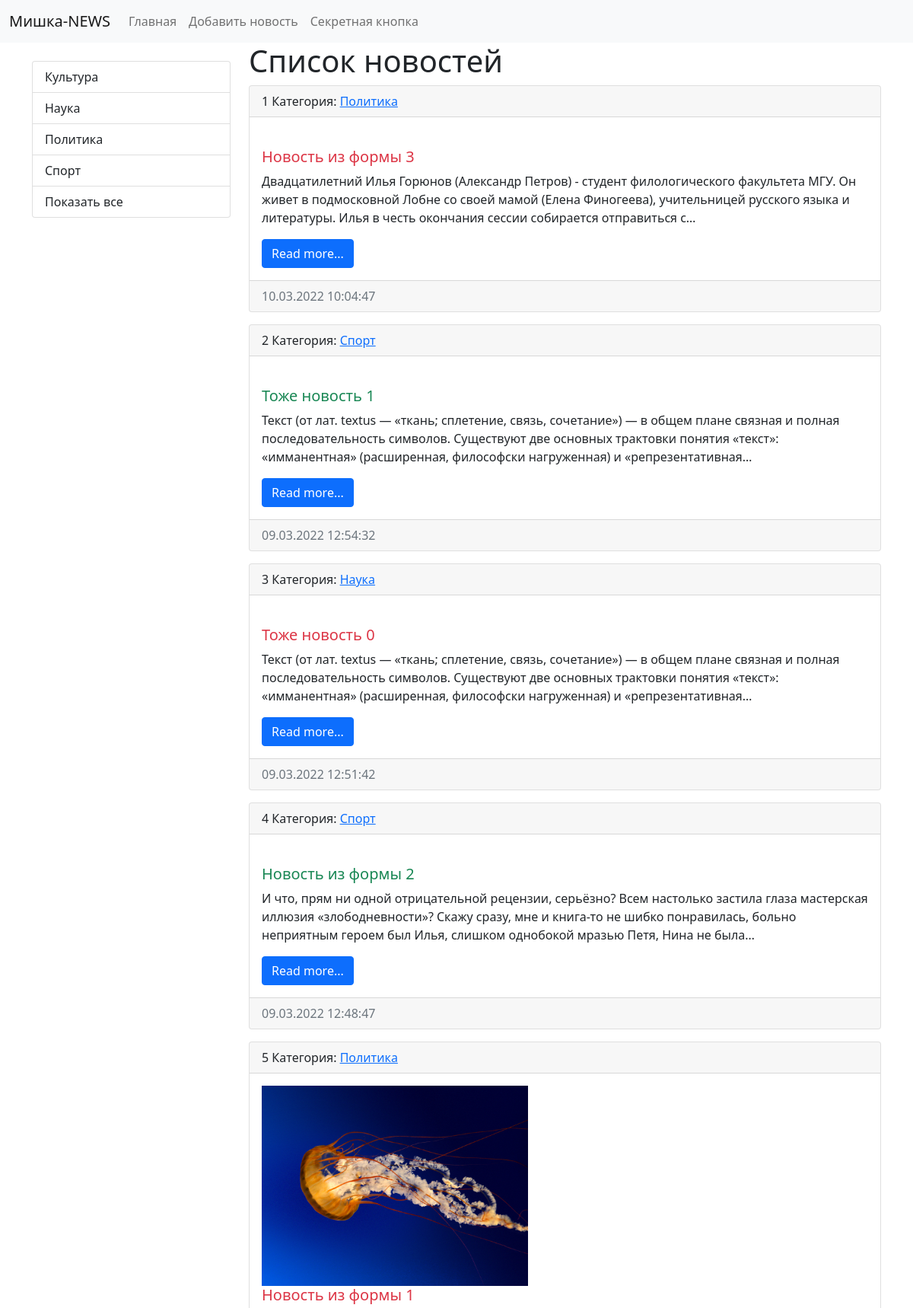
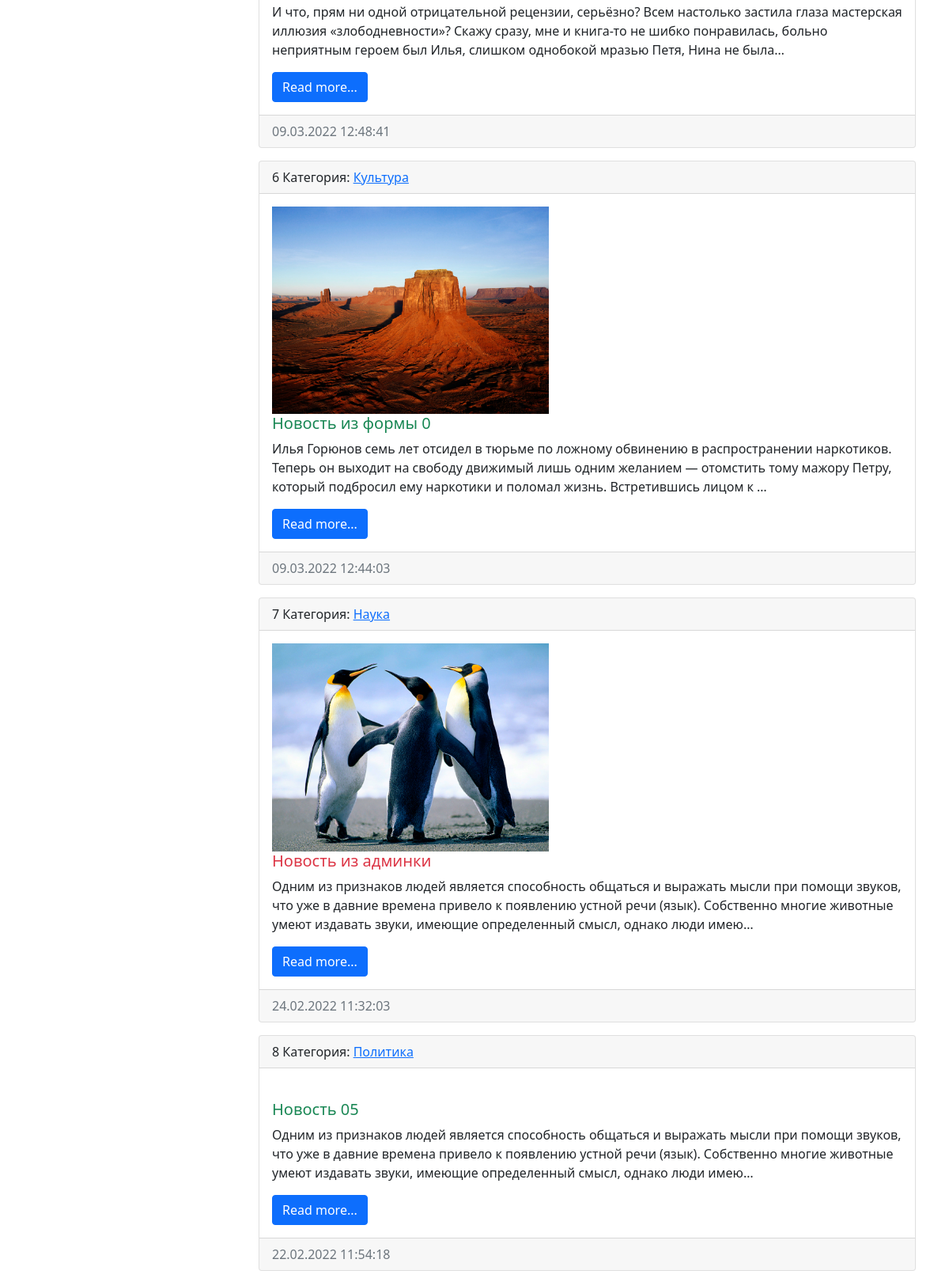
Page /news/ (upper part) on the committed database (2 pictures, top to bottom).
### news/models.py (models this page shows, shortened)
class CategoryDB(models.Model):
    title = models.CharField(max_length=150, db_index=True, verbose_name='Наименование категории')     # db_index=True - Если True, для этого поля будет создан индекс базы данных, т.е. поле индексируется, что делает его более быстрым для поиска
    def get_absolute_url(self):
        return reverse('category', kwargs={'category_id': self.pk})
    def __str__(self):
        return self.title
    class Meta:
        verbose_name = 'Категория'
        verbose_name_plural = 'Категории'
        ordering = ['title']

class NewsDB(models.Model):
    title = models.CharField(max_length=150, verbose_name='Наименование новости')
    content = models.TextField(blank=True, verbose_name='Контент')  # blank=True - указывает, что поле не является обязательным к заполнению
    date_at = models.DateTimeField(auto_now_add=True, verbose_name='Дата создания')   # auto_now_add=True - указываем, что поле заполнится 1 раз, при создании, и в дальнейшем меняться не будет
    updated_at = models.DateTimeField(auto_now=True, verbose_name='Дата последнего изменения')    # auto_now=True - значение поля будет обновляться каждый раз при редактировании
    photo = models.ImageField(upload_to='photos/%Y/%m/%d', verbose_name='Фото', blank=True)  # upload_to='photos/%Y/%m/%d' - указываем путь, куда будут сохраняться фотки, причем с созданием структуры подпапок по дате
    is_published = models.BooleanField(default=True, verbose_name='Опубликовать')    # default=True - по умолчанию ставим True - т.е. публикуем новость
    category = models.ForeignKey('CategoryDB', on_delete=models.PROTECT, null=True, verbose_name='Категория')    # первый параметр - название модели, при этом мы можем передавать его в 2 видах: либо ссылка на модель, либо строка с именем модели. models.PROTECT обеспечивает защиту от удаления данных
    def get_absolute_url(self):
        return reverse('view_news', kwargs={'news_id': self.pk})
    class Meta:
        verbose_name = 'Новость'    # наименование модели в единственном числе
        verbose_name_plural = 'Новости'    # наименование модели во множественном числе
        ordering = ['-date_at'] # указываем сортировку списка новостей, которая будет выводиться админу

### news/views.py (the view)
# urls.py: path('', index, name='home'),
def index(request):
    news = NewsDB.objects.all()
    cont = {
        'news': news,
        'title': 'Список новостей',
    }
    return render(request, 'news/boot_index.html', cont)

### news/templatetags/news_tags.py (called while the page is built)
@register.inclusion_tag('news/_list_categories.html')
def show_categories():
    categories = CategoryDB.objects.all()
    return {'categories': categories}

### news/templates/news/boot_index.html (shortened to what this page needs)
{% extends 'base.html' %}
{% block sidebar %}
{% include 'inc/_sidebar.html' %}
{% endblock %}
{% block content %}
<h1>{{ title }}</h1>
{% for item in news %}
<div class="card mb-3">
    <div class="card-header">
        {{ forloop.counter }}
        Категория: <a href="{{ item.category.get_absolute_url }}">{{ item.category }}</a>
    </div>
    <div class="card-body">
        <div class="media">
            {% if item.photo %}
            <img src="{{ item.photo.url }}" alt="" width="350" class="mr-3">
            {% else %}
            <img src="https://www.fillmurray.com/640/360" alt="" width="350" class="mr-3">
            {% endif %}
            <div class="media-body">
                <h5 class="card-title {% cycle 'text-danger' 'text-success' %}">{{ item.title }}</h5>
                <p class="card-text">{{ item.content | truncatechars:250 }}</p>
                <a href="{{ item.get_absolute_url }}" class="btn btn-primary">Read more...</a>
            </div>
        </div>
    </div>
    <div class="card-footer text-muted">
        {{ item.date_at | date:"d.m.Y H:i:s" }}
    </div>
</div>
{% endfor %}
{% endblock %}

### news/templates/news/_list_categories.html
<div class="list-group">
    {% for item in categories %}
    <a href="{{ item.get_absolute_url }}" class="list-group-item list-group-item-action">{{ item.title }}</a>
    {% endfor %}
    <a href="{% url 'home' %}" class="list-group-item list-group-item-action">Показать все</a>
</div>

### rows in the picture
CategoryDB: title "Культура"
CategoryDB: title "Наука"
CategoryDB: title "Политика"
CategoryDB: title "Спорт"
NewsDB: category "Политика", title "Новость из формы 3", content "Двадцатилетний Илья Горюнов (Александр Петров) - студент филологического факультета МГУ. Он живет в подмосковной Лобне со своей мамой (Елена Финогеева), учительницей русского языка и литературы. Илья в честь окончания сессии собирается отправиться с…", date_at "10.03.2022 10:04:47"
NewsDB: category "Спорт", title "Тоже новость 1", content "Текст (от лат. textus — «ткань; сплетение, связь, сочетание») — в общем плане связная и полная последовательность символов. Существуют две основных трактовки понятия «текст»: «имманентная» (расширенная, философски нагруженная) и «репрезентативная…", date_at "09.03.2022 12:54:32"
NewsDB: category "Наука", title "Тоже новость 0", content "Текст (от лат. textus — «ткань; сплетение, связь, сочетание») — в общем плане связная и полная последовательность символов. Существуют две основных трактовки понятия «текст»: «имманентная» (расширенная, философски нагруженная) и «репрезентативная…", date_at "09.03.2022 12:51:42"
NewsDB: category "Спорт", title "Новость из формы 2", content "И что, прям ни одной отрицательной рецензии, серьёзно? Всем настолько застила глаза мастерская иллюзия «злободневности»? Скажу сразу, мне и книга-то не шибко понравилась, больно неприятным героем был Илья, слишком однобокой мразью Петя, Нина не была…", date_at "09.03.2022 12:48:47"
NewsDB: category "Политика", photo (picture), title "Новость из формы 1", content "И что, прям ни одной отрицательной рецензии, серьёзно? Всем настолько застила глаза мастерская иллюзия «злободневности»? Скажу сразу, мне и книга-то не шибко понравилась, больно неприятным героем был Илья, слишком однобокой мразью Петя, Нина не была…", date_at "09.03.2022 12:48:41"
NewsDB: category "Культура", photo (picture), title "Новость из формы 0", content "Илья Горюнов семь лет отсидел в тюрьме по ложному обвинению в распространении наркотиков. Теперь он выходит на свободу движимый лишь одним желанием — отомстить тому мажору Петру, который подбросил ему наркотики и поломал жизнь. Встретившись лицом к …", date_at "09.03.2022 12:44:03"
NewsDB: category "Наука", photo (picture), title "Новость из админки", content "Одним из признаков людей является способность общаться и выражать мысли при помощи звуков, что уже в давние времена привело к появлению устной речи (язык). Собственно многие животные умеют издавать звуки, имеющие определенный смысл, однако люди имею…", date_at "24.02.2022 11:32:03"
NewsDB: category "Политика", title "Новость 05", content "Одним из признаков людей является способность общаться и выражать мысли при помощи звуков, что уже в давние времена привело к появлению устной речи (язык). Собственно многие животные умеют издавать звуки, имеющие определенный смысл, однако люди имею…", date_at "22.02.2022 11:54:18"

### other values in the picture
{{ title }} "Список новостей"
